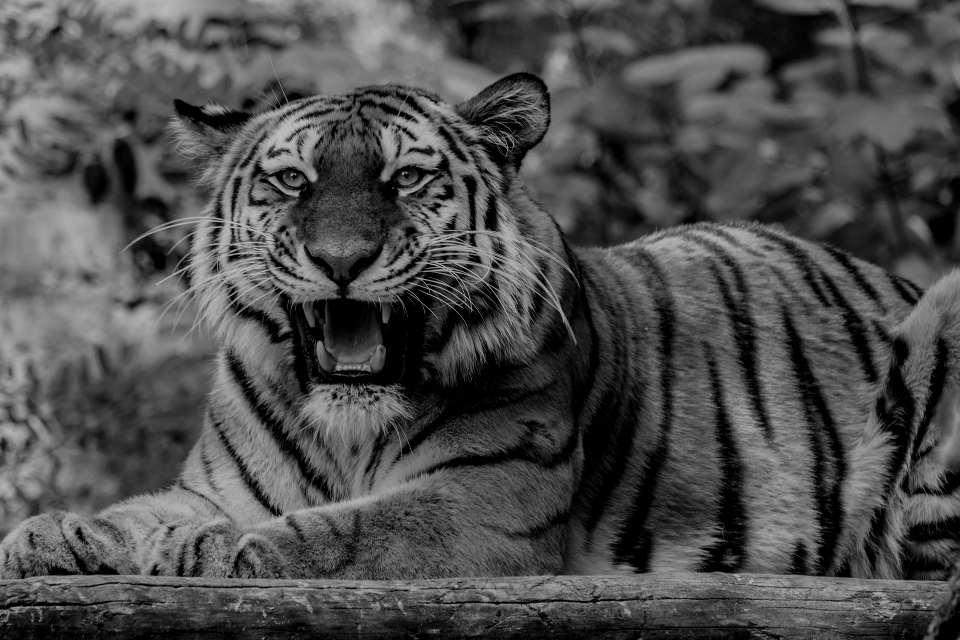
#> input picture LV2/zad3/tiger.png, 960 x 640 px, found by its file name
$ python zad3.py
#> lines starting #> are read from the running program, lines starting #| are printed output that depends on the picture
from matplotlib import pyplot as plt
import numpy as np


img = plt.imread('C:\\Users\\student\\Desktop\\LV2\\zad3\\tiger.png')
#> img is the input picture: shape (640, 960, 4) float32; mean R, G, B, A 0.303, 0.303, 0.303, 1

plt.figure(1)
plt.imshow(img, cmap='gray', vmin = 0, vmax = 255)
plt.show()

#povecanje svjetline
svjetlina = 2
psvjetlina_img = img * svjetlina
plt.figure(2)
plt.imshow(psvjetlina_img, cmap='gray', vmin=0, vmax=255)
plt.show()
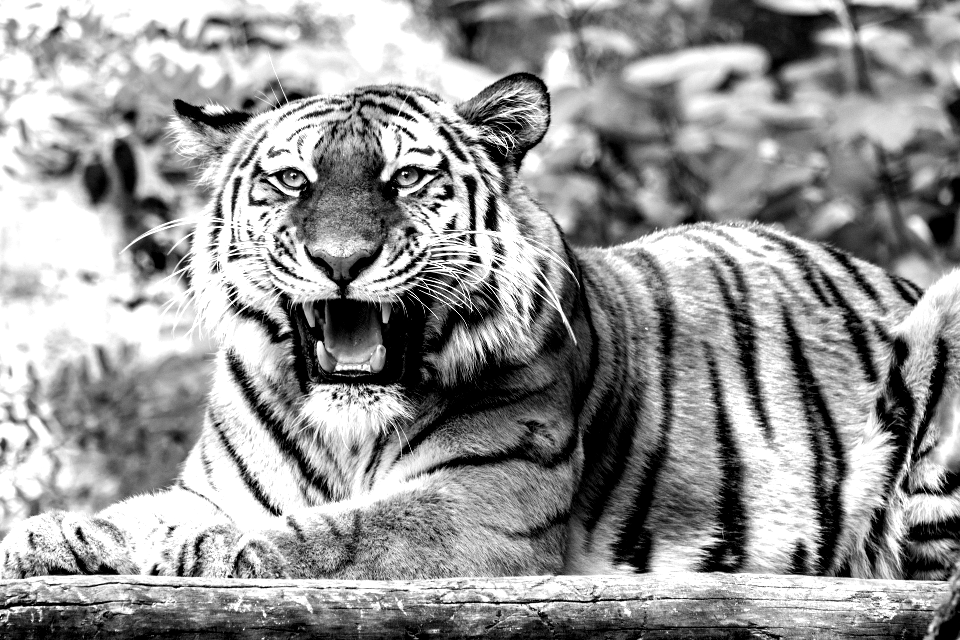
#> shown: shape (640, 960, 4) float32; mean R, G, B, A 0.585, 0.585, 0.585, 1

#rotacija
rotirana_img = np.rot90(img, k = 3)
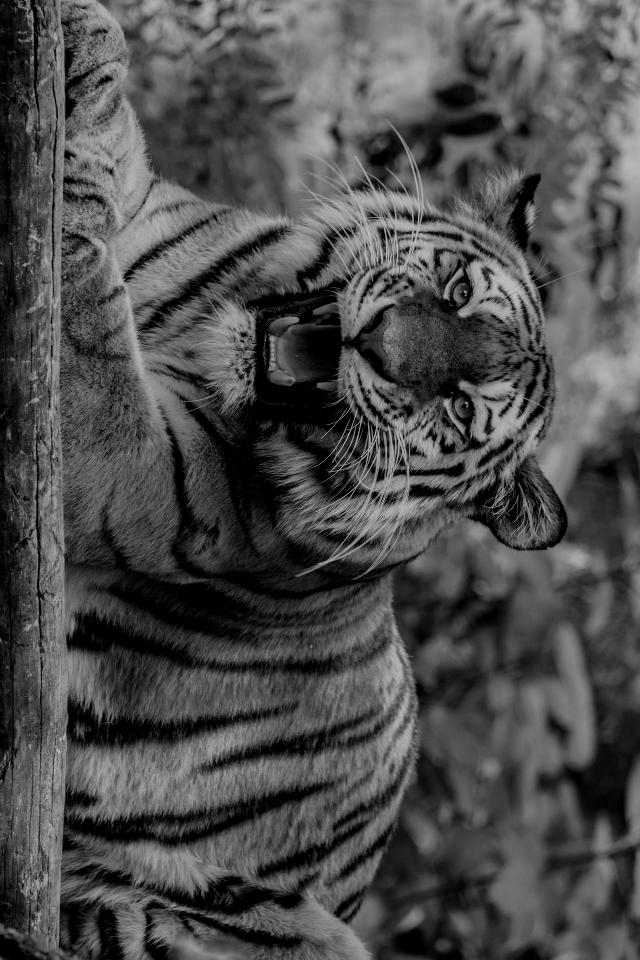
#> rotirana_img: shape (960, 640, 4) float32; mean R, G, B, A 0.303, 0.303, 0.303, 1
plt.figure(3)
plt.imshow(rotirana_img, cmap='gray', vmin=0, vmax=255)
plt.show()

#zrcaljenje
mirror_img = np.fliplr(img)
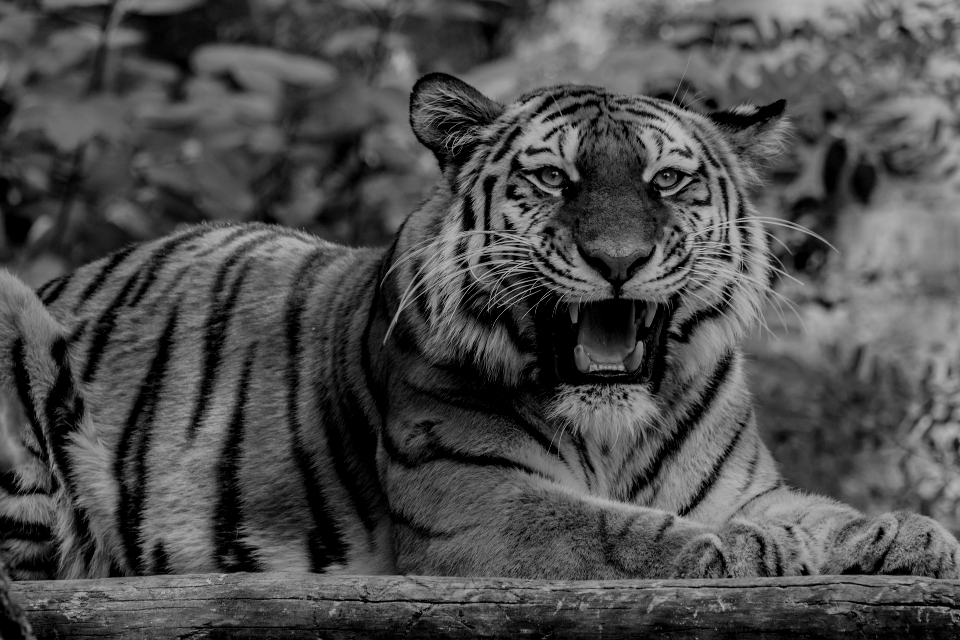
#> mirror_img: shape (640, 960, 4) float32; mean R, G, B, A 0.303, 0.303, 0.303, 1

plt.figure(4)
plt.imshow(mirror_img, cmap='gray', vmin=0, vmax=255)
plt.show()

#smanjenje rezolucije
# svaki sesti element dohvati smanjujemo rezoluciju za 6
smanjena_rez = img[::6,::6]
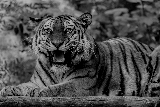
#> smanjena_rez: shape (107, 160, 4) float32; mean R, G, B, A 0.304, 0.304, 0.304, 1

plt.figure(5)
plt.imshow(smanjena_rez, cmap='gray', vmin=0, vmax=255)
plt.show()

# promjena slike
redovi = img.shape[0]
#> redovi = 640
stupci = img.shape[1]
#> stupci = 960
dg = stupci//4
#> dg = 240
gg = stupci//2
#> gg = 480

pr_img = img.copy()
for i in range(redovi):
    for j in range(stupci):
        if (j < dg or j > gg):
            pr_img[i][j] = 0
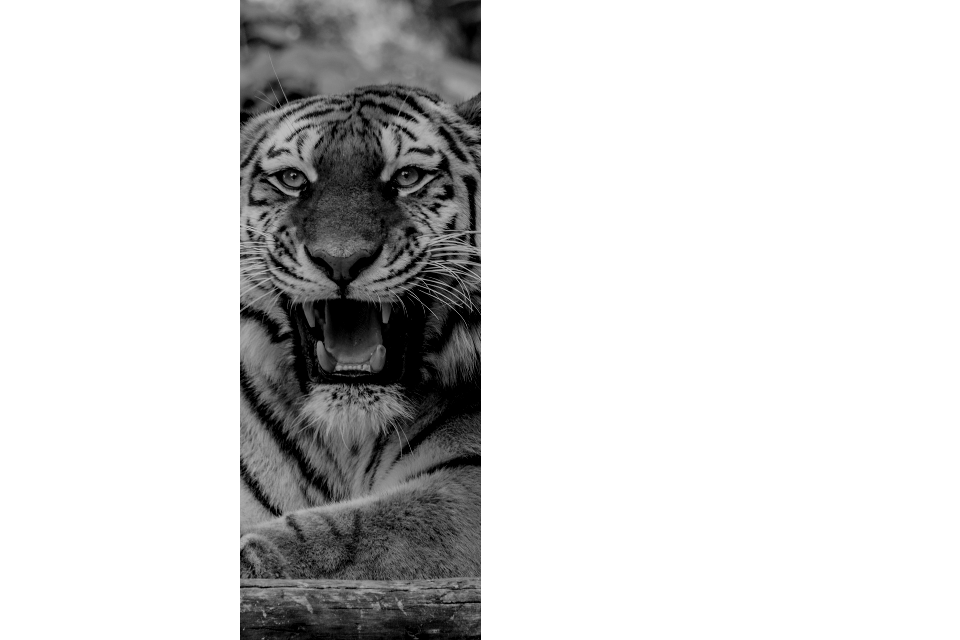
#> pr_img: shape (640, 960, 4) float32; mean R, G, B, A 0.0772, 0.0772, 0.0772, 0.251; transparent parts drawn white

plt.figure(6)
plt.imshow(pr_img, cmap='gray', vmin=0, vmax=255)
plt.show()
